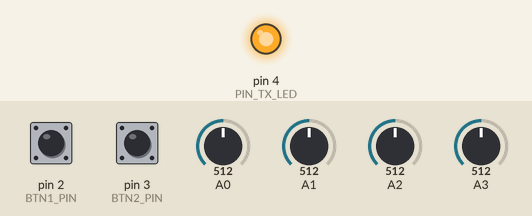
Simulated run of this sketch. Board: Arduino Nano, built with avr-gcc and run on an emulated ATmega328P. On the bench: output pins drawn as LEDs (lit = HIGH). Inputs (shaded band) come from the test bench; at power-on: pin 2 (BTN1_PIN) HIGH, pin 3 (BTN2_PIN) HIGH, A0 = 512, A1 = 512, A2 = 512, A3 = 512. No radio packets arrive unless stated; what the sketch prints to the serial monitor is not drawn.

Above: at 1.2 s.
1.3 s: pin 2 (BTN1_PIN) pulled LOW for 0.15 s
2.9 s: pin 3 (BTN2_PIN) pulled LOW for 0.15 s
4.5 s: pin 2 (BTN1_PIN) driven LOW and pin 3 (BTN2_PIN) driven LOW
Timing chart, 0 to 7.5 s (numbered marks = the images above; inputs shaded):
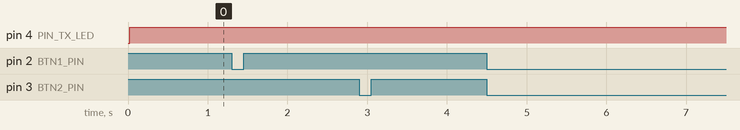

Measured:
- after the input at 1.3 s, every drawn part: stays the same
- after the input at 2.9 s, every drawn part: stays the same
- after the input at 4.5 s, every drawn part: stays the same

The sketch:

nano_fc_transmitter.ino
```cpp
/*
 * NanoFC Quad-X Dual-Joystick Transmitter Firmware (No OLED)
 * Target: Classic Arduino Nano (ATmega328P, 5V, 16 MHz)
 * Required Library: RF24 (by TMRh20)
 *
 * Wiring:
 *   nRF24L01: CE -> D7, CSN -> D8, SCK -> D13, MOSI -> D11, MISO -> D12, VCC -> 3.3V
 *   Left Joystick  (Mode 2): Y (Throttle) -> A1, X (Yaw)   -> A2, Button -> D2
 *   Right Joystick (Mode 2): Y (Pitch)    -> A0, X (Roll)  -> A3, Button -> D3
 *   LED: D4 (TX link status)
 */

#include <SPI.h>
#include <RF24.h>
#include <nRF24L01.h>

RF24 radio(7, 8);
const byte address[6] = "00001";

// Left Stick (Throttle + Yaw)
#define JOY1_X       A2   // Yaw
#define JOY1_Y       A1   // Throttle
#define BTN1_PIN     2

// Right Stick (Roll + Pitch)
#define JOY2_X       A3   // Roll
#define JOY2_Y       A0   // Pitch
#define BTN2_PIN     3

#define PIN_TX_LED   4

// Set true for any axis that moves in the opposite direction
#define INVERT_THR   false
#define INVERT_YAW   false
#define INVERT_ROLL  false
#define INVERT_PITCH false

struct JoystickData {
  uint16_t throttle;
  uint16_t yaw;
  uint16_t roll;
  uint16_t pitch;
  uint8_t  btn1;
  uint8_t  btn2;
};

JoystickData data;
unsigned long lastTxMs = 0;

uint16_t readAxis(uint8_t pin, bool invert) {
  int val = analogRead(pin);
  return invert ? (uint16_t)(1023 - val) : (uint16_t)val;
}

void setup() {
  Serial.begin(115200);
  pinMode(BTN1_PIN, INPUT_PULLUP);
  pinMode(BTN2_PIN, INPUT_PULLUP);
  pinMode(PIN_TX_LED, OUTPUT);

  if (!radio.begin()) {
    Serial.println(F("NRF NOT DETECTED!"));
    while (1) {
      digitalWrite(PIN_TX_LED, !digitalRead(PIN_TX_LED));
      delay(200);
    }
  }

  radio.setChannel(76);
  radio.setPALevel(RF24_PA_LOW);
  radio.setDataRate(RF24_250KBPS);
  radio.setAutoAck(true);
  radio.setRetries(5, 15);
  radio.openWritingPipe(address);
  radio.stopListening();

  Serial.println(F("DUAL-JOYSTICK TRANSMITTER READY"));
}

void loop() {
  if (millis() - lastTxMs >= 20) { // 50 Hz
    lastTxMs = millis();

    data.throttle = readAxis(JOY1_Y, INVERT_THR);
    data.yaw      = readAxis(JOY1_X, INVERT_YAW);
    data.roll     = readAxis(JOY2_X, INVERT_ROLL);
    data.pitch    = readAxis(JOY2_Y, INVERT_PITCH);
    data.btn1     = (digitalRead(BTN1_PIN) == LOW) ? 1 : 0;
    data.btn2     = (digitalRead(BTN2_PIN) == LOW) ? 1 : 0;

    bool success = radio.write(&data, sizeof(data));
    digitalWrite(PIN_TX_LED, success ? HIGH : LOW);

    Serial.print(F("THR:")); Serial.print(map(data.throttle, 0, 1023, 1000, 2000));
    Serial.print(F(" YAW:")); Serial.print(map(data.yaw, 0, 1023, 1000, 2000));
    Serial.print(F(" ROL:")); Serial.print(map(data.roll, 0, 1023, 1000, 2000));
    Serial.print(F(" PIT:")); Serial.print(map(data.pitch, 0, 1023, 1000, 2000));
    Serial.print(F(" | D2:")); Serial.print(data.btn1 ? F("PRESSED") : F("OFF"));
    Serial.print(F(" D3:")); Serial.print(data.btn2 ? F("PRESSED") : F("OFF"));
    Serial.println(success ? F(" | TX OK") : F(" | TX FAILED"));
  }
}
```
